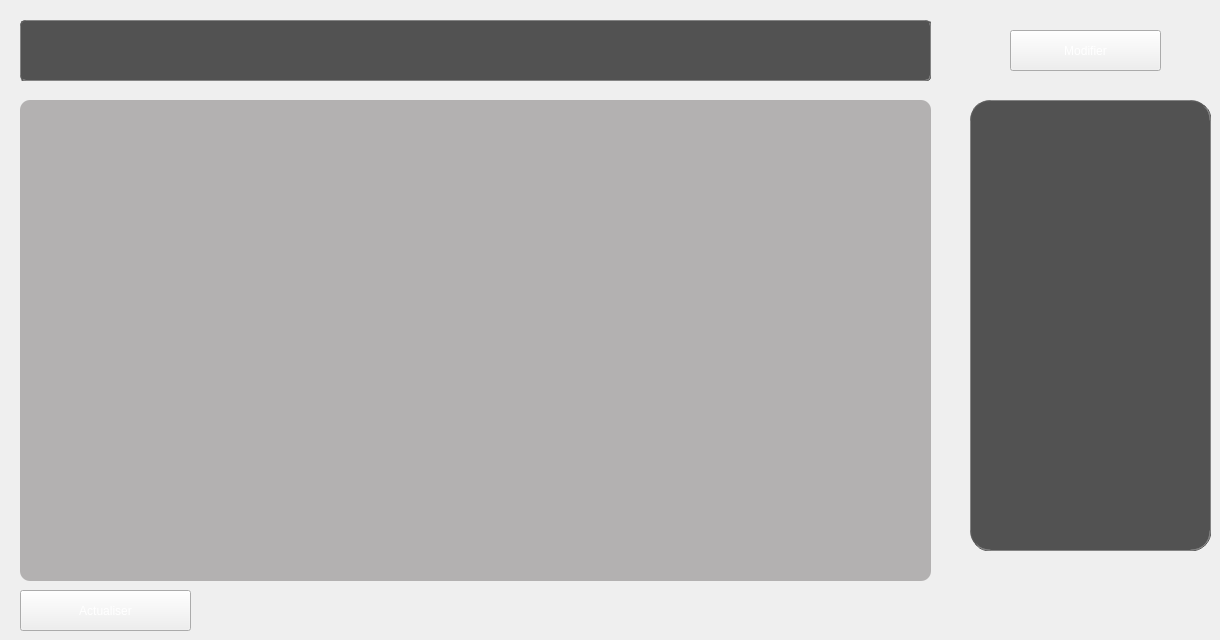
    <widget class="QWidget" name="tab_5">
     <attribute name="title">
      <string>Stocker</string>
     </attribute>
     <widget class="QTableView" name="tableView_5">
      <property name="geometry">
       <rect>
        <x>20</x>
        <y>100</y>
        <width>911</width>
        <height>481</height>
       </rect>
      </property>
      <property name="styleSheet">
       <string notr="true">background-color:rgb(179,177,177);
color:black;
border-radius:10px;</string>
      </property>
     </widget>
     <widget class="QPushButton" name="pushButton_13">
      <property name="geometry">
       <rect>
        <x>1010</x>
        <y>150</y>
        <width>161</width>
        <height>41</height>
       </rect>
      </property>
      <property name="styleSheet">
       <string notr="true">font: 63 10pt &quot;Yu Gothic UI Semibold&quot;;
background-color:rgb(9,94,9);
border-radius:6px;
border:1px solid black;
</string>
      </property>
      <property name="text">
       <string>Ajouter nouveau</string>
      </property>
     </widget>
     <widget class="QPushButton" name="pushButton_15">
      <property name="geometry">
       <rect>
        <x>1010</x>
        <y>300</y>
        <width>161</width>
        <height>41</height>
       </rect>
      </property>
      <property name="styleSheet">
       <string notr="true">background-color:rgb(214,42,42);
border-radius:6px;</string>
      </property>
      <property name="text">
       <string>Supprimer</string>
      </property>
     </widget>
     <widget class="QPushButton" name="stock_actualiser">
      <property name="geometry">
       <rect>
        <x>20</x>
        <y>590</y>
        <width>171</width>
        <height>41</height>
       </rect>
      </property>
      <property name="styleSheet">
       <string notr="true">color:white;
font: 63 11pt &quot;Yu Gothic UI Semibold&quot;;</string>
      </property>
      <property name="text">
       <string>Actualiser</string>
      </property>
     </widget>
     <widget class="QPushButton" name="supp_stocker">
      <property name="geometry">
       <rect>
        <x>1010</x>
        <y>460</y>
        <width>161</width>
        <height>41</height>
       </rect>
      </property>
      <property name="styleSheet">
       <string notr="true">background-color:grey;
border-radius:6px;</string>
      </property>
      <property name="text">
       <string>Supprimer tous</string>
      </property>
     </widget>
     <widget class="QLineEdit" name="lineEdit_4_recherche_stocker">
      <property name="geometry">
       <rect>
        <x>500</x>
        <y>30</y>
        <width>271</width>
        <height>41</height>
       </rect>
      </property>
      <property name="styleSheet">
       <string notr="true">border-radius:20px;
font: 63 11pt &quot;Yu Gothic UI Semibold&quot;;
color:white;
background-color:rgb(70,67,67);
border:1px ridge rgb(53,53,53);</string>
      </property>
     </widget>
     <widget class="QLabel" name="label_5">
      <property name="geometry">
       <rect>
        <x>30</x>
        <y>30</y>
        <width>231</width>
        <height>41</height>
       </rect>
      </property>
      <property name="styleSheet">
       <string notr="true">color:white;
font: 63 25pt &quot;Agency FB&quot;;
background-color: rgb(82,82,82);</string>
      </property>
      <property name="text">
       <string>Liste des stockages</string>
      </property>
     </widget>
     <widget class="QPushButton" name="rechercher_stocker">
      <property name="geometry">
       <rect>
        <x>790</x>
        <y>30</y>
        <width>131</width>
        <height>41</height>
       </rect>
      </property>
      <property name="styleSheet">
       <string notr="true">color:white;
font: 63 11pt &quot;Yu Gothic UI Semibold&quot;;
</string>
      </property>
      <property name="text">
       <string>Rechercher</string>
      </property>
     </widget>
     <widget class="QPushButton" name="modifi_stock">
      <property name="geometry">
       <rect>
        <x>1010</x>
        <y>30</y>
        <width>151</width>
        <height>41</height>
       </rect>
      </property>
      <property name="styleSheet">
       <string notr="true">color:white;
font: 63 11pt &quot;Yu Gothic UI Semibold&quot;;</string>
      </property>
      <property name="text">
       <string>Modifier</string>
      </property>
     </widget>
     <widget class="QLabel" name="label_11">
      <property name="geometry">
       <rect>
        <x>970</x>
        <y>100</y>
        <width>241</width>
        <height>451</height>
       </rect>
      </property>
      <property name="styleSheet">
       <string notr="true">background-color: rgb(82,82,82);
border-radius:20px;
border:1px ridge rgb(88,88,88);</string>
      </property>
      <property name="text">
       <string/>
      </property>
     </widget>
     <widget class="QLabel" name="couche1_5">
      <property name="geometry">
       <rect>
        <x>20</x>
        <y>20</y>
        <width>911</width>
        <height>61</height>
       </rect>
      </property>
      <property name="styleSheet">
       <string notr="true">background-color: rgb(82,82,82);
border-radius:5px;
border:1px ridge rgb(88,88,88);</string>
      </property>
      <property name="text">
       <string/>
      </property>
     </widget>
    </widget>
